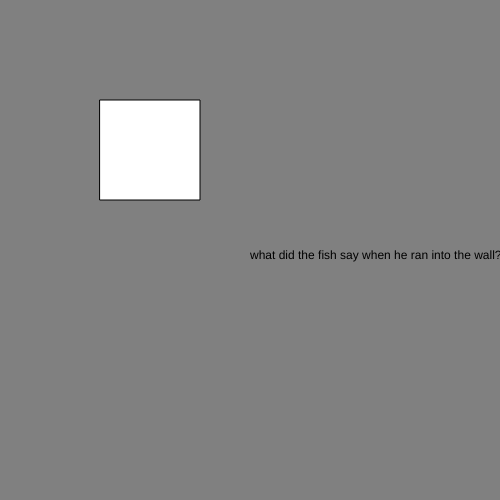
Frame 1 (no input)
Frame 60 (no input): identical to frame 1, image omitted
Frame 120 (the mouse pressed at the canvas centre since frame 60): identical to frame 1, image omitted

The p5.js sketch that drew this single still picture (run headless with seeded random() and noise() and a simulated clock; from frame 60 on, the mouse is pressed at the canvas centre):

// p5.js sketch
// ── sketch.js
let state = 0;


function setup() {
  createCanvas(500, 500);
  textAlign(500,500); 
}

function draw() {

  switch(state){
    case 0:
      background("grey"); 
      text("what did the fish say when he ran into the wall?", width /2 , height/ 2, 400, 400); 
    break ;

    case 1: 
    background("blue"); 
      text("dam", width/2, height/ 2); 
    break ; 
  }

  rect (100,100,100,100); 
}

function mouseReleased(){
  if (mouseX > 100 && mouseX <200 && mouseY > 100 && mouseY < 200) { 

state++ ;
if (state > 1) state = 0; 
  } 
}  
